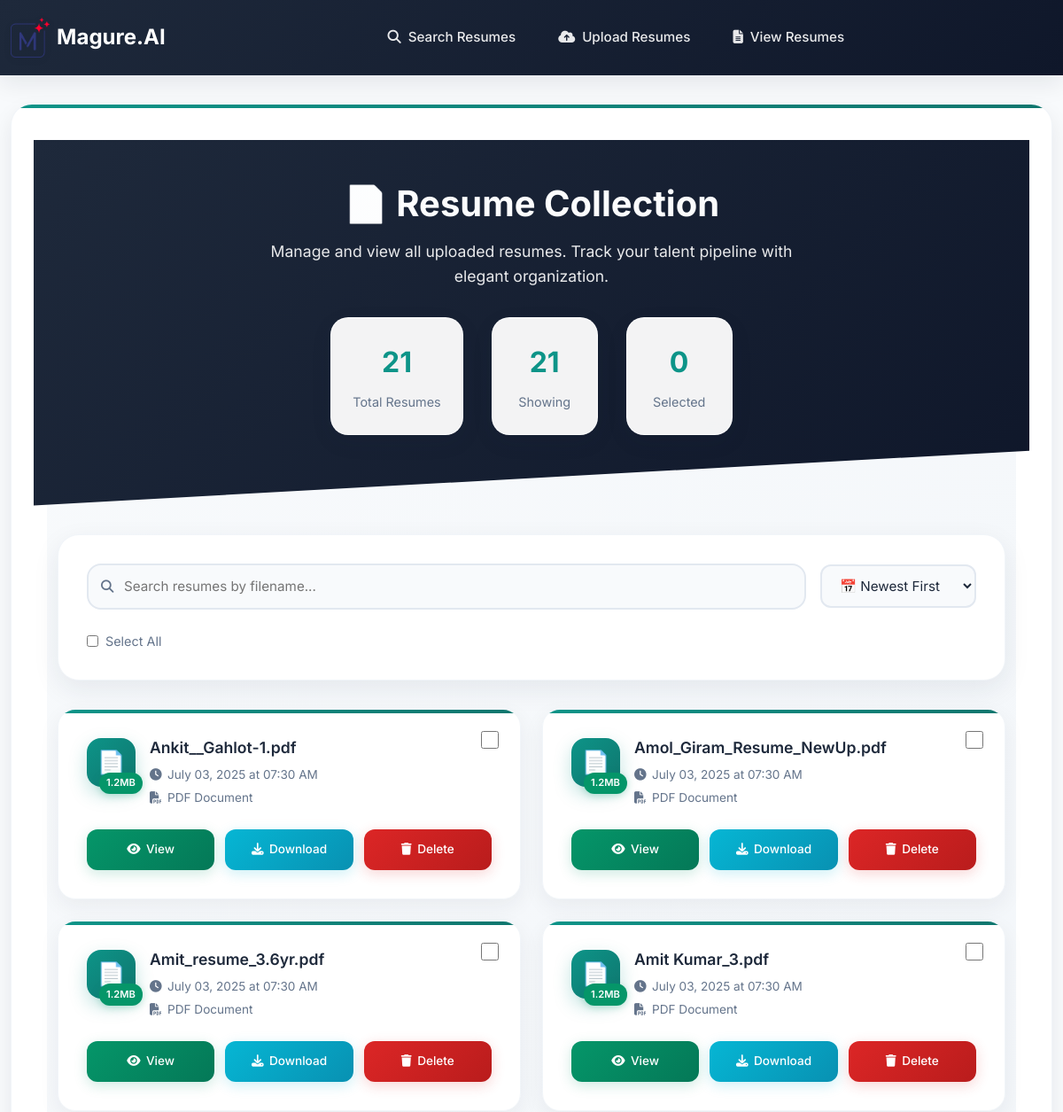
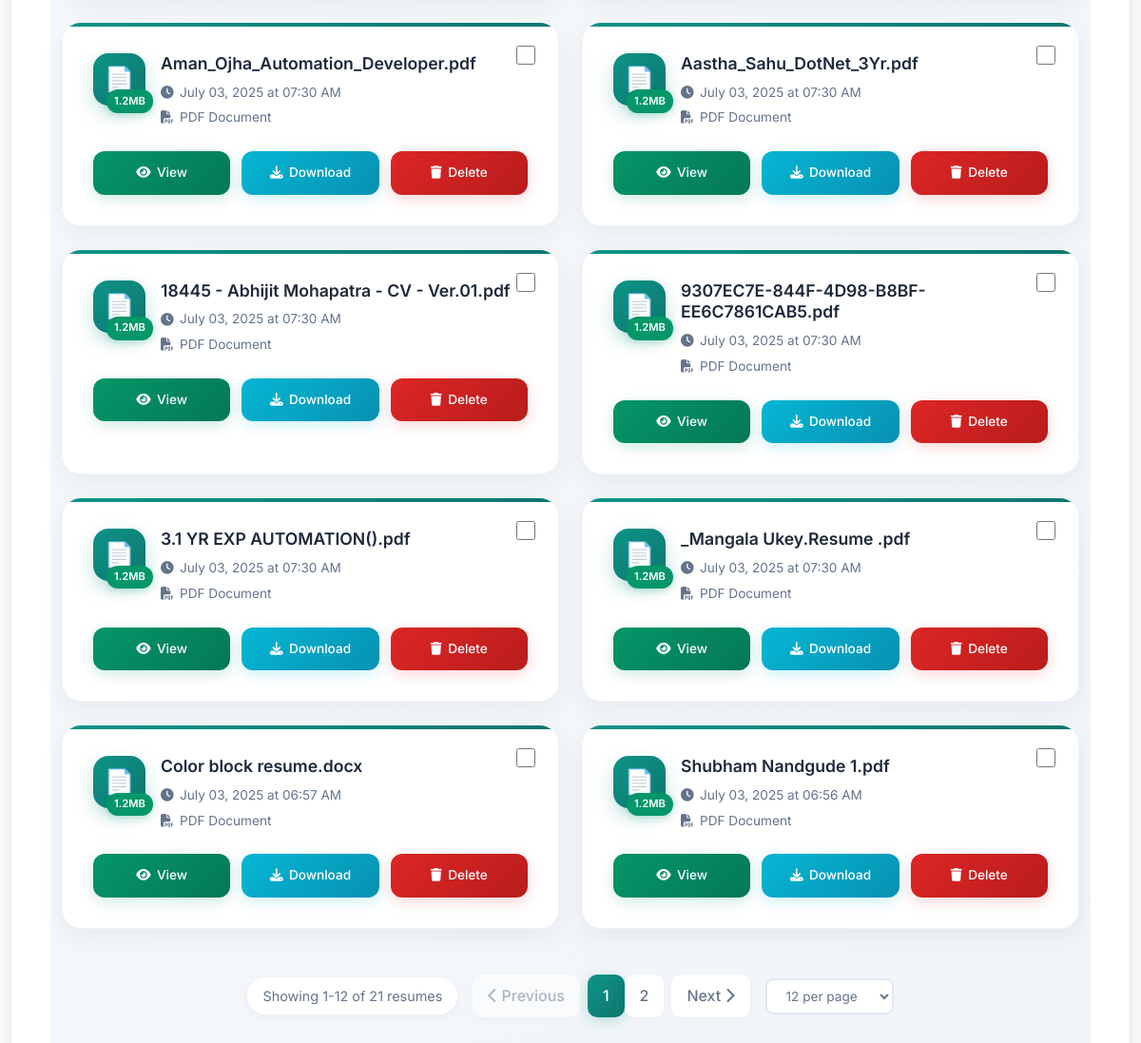
Screenshot of /cvs with the database file from the repository (2 pictures, top to bottom).
### app.py (models this page shows, shortened)
class UploadedCV(db.Model):
    id = db.Column(db.Integer, primary_key=True)
    original_filename = db.Column(db.String(255))
    stored_filename = db.Column(db.String(255), unique=True)
    filepath = db.Column(db.String(255))
    upload_time = db.Column(db.DateTime, default=datetime.utcnow)

### app.py (the view)
@app.route('/cvs')
def cvs():
    uploads = UploadedCV.query.order_by(UploadedCV.upload_time.desc()).all()
    return render_template('cvs.html', uploads=uploads)

### templates/cvs.html (shortened to what this page needs)
{% extends "base.html" %} {% block title %}Uploaded CVs{% endblock %} {% block
content %}
<div class="main-content">
  <div class="hero-section">
    <div class="container">
      <h2>📄 Resume Collection</h2>
      <p class="hero-subtitle">
        Manage and view all uploaded resumes. Track your talent pipeline with
        elegant organization.
      </p>
      {% if uploads %}
      <div class="stats-container">
        <div class="stat-card">
          <span class="stat-number" id="totalCount">{{ uploads|length }}</span>
          <div class="stat-label">Total Resumes</div>
        </div>
        <div class="stat-card">
          <span class="stat-number" id="filteredCount"
            >{{ uploads|length }}</span
          >
          <div class="stat-label">Showing</div>
        </div>
        <div class="stat-card">
          <span class="stat-number" id="selectedCount">0</span>
          <div class="stat-label">Selected</div>
        </div>
      </div>
      {% endif %}
    </div>
  </div>
  <div class="container">
     {% if uploads %}
    <div class="controls-section">
      <div class="search-sort-container">
        <div class="search-box">
          <i class="fas fa-search search-icon"></i>
          <input
            type="text"
            id="searchInput"
            class="search-input"
            placeholder="Search resumes by filename..."
          />
        </div>
        <select id="sortSelect" class="sort-select">
          <option value="date-desc">📅 Newest First</option>
        </select>
      </div>
      <div class="bulk-actions">
        <label class="bulk-select-all">
          <input type="checkbox" id="selectAll" />
          <span>Select All</span>
        </label>
      </div>
    </div>
    <div id="cvGrid" class="cv-grid">
      {% for cv in uploads %}
      <div
        class="cv-card"
        data-filename="{{ cv.original_filename|lower }}"
        data-date="{{ cv.upload_time.isoformat() }}"
        data-size="1024"
      >
        <div class="cv-header">
          <input type="checkbox" class="cv-select" data-cv-id="{{ cv.id }}" />
          <div class="cv-icon-container">
            <div class="cv-icon">📄</div>
            <div class="file-size-badge">1.2MB</div>
          </div>
          <div class="cv-info">
            <h4>{{ cv.original_filename }}</h4>
            <div class="cv-meta">
              <div class="cv-timestamp">
                <i class="fas fa-clock"></i>
                {{ cv.upload_time.strftime('%B %d, %Y at %I:%M %p') }}
              </div>
              <div class="cv-type">
                <i class="fas fa-file-pdf"></i>
                PDF Document
              </div>
            </div>
          </div>
        </div>
        <div class="cv-actions">
          <a
            href="{{ url_for('uploaded_file', filename=cv.stored_filename) }}"
            target="_blank"
            class="action-btn view-btn"
          >
            <i class="fas fa-eye"></i>View
          </a>
          <a
            href="{{ url_for('download', cv_id=cv.id) }}"
            class="action-btn download-btn"
          >
            <i class="fas fa-download"></i>Download
          </a>
          <button
            type="button"
            class="action-btn delete-btn"
            data-cv-id="{{ cv.id }}"
            data-cv-filename="{{ cv.original_filename }}"
            onclick="confirmDelete(this.dataset.cvId, this.dataset.cvFilename)"
          >
            <i class="fas fa-trash"></i>Delete
          </button>
        </div>
      </div>
      {% endfor %}
    </div>
    <div class="pagination-container">
      <div class="pagination-info">
        <span id="paginationInfo"
          >Showing 1-12 of {{ uploads|length }} resumes</span
        >
      </div>
      <div class="pagination-controls">
        <button class="pagination-btn" id="prevPage" disabled>
          <i class="fas fa-chevron-left"></i> Previous
        </button>
        <div id="pageNumbers"></div>
        <button class="pagination-btn" id="nextPage">
          Next <i class="fas fa-chevron-right"></i>
        </button>
      </div>
      <select class="page-size-select" id="pageSize">
        <option value="12">12 per page</option>
      </select>
    </div>
    {% endif %}
  </div>
</div>
{% endblock %}

### templates/base.html (shortened to what this page needs)
<!DOCTYPE html>
<html lang="en">
  <head>
    <link
      href="https://cdn.jsdelivr.net/npm/bootstrap@5.3.3/dist/css/bootstrap.min.css"
      rel="stylesheet"
    />
    <link
      href="https://cdnjs.cloudflare.com/ajax/libs/font-awesome/6.4.0/css/all.min.css"
      rel="stylesheet"
    />
  </head>
  <body>
    <nav class="navbar navbar-expand-lg">
      <div class="container-fluid">
        <a class="navbar-brand" href="{{ url_for('index') }}">
          <img
            src="{{ url_for('static', filename='images/mag_ai_small_logo.png') }}"
            alt="Magure.AI"
            class="navbar-logo"
          />
          <span class="brand-name">Magure.AI</span>
        </a>
        <div
          class="collapse navbar-collapse justify-content-center"
          id="navbarNav"
        >
          <ul class="navbar-nav mx-auto">
            <li class="nav-item">
              <a class="nav-link" href="{{ url_for('index') }}">
                <i class="fas fa-search me-2"></i>Search Resumes
              </a>
            </li>
            <li class="nav-item">
              <a class="nav-link" href="{{ url_for('upload_cv') }}">
                <i class="fas fa-cloud-upload-alt me-2"></i>Upload Resumes
              </a>
            </li>
            <li class="nav-item">
              <a class="nav-link" href="{{ url_for('cvs') }}">
                <i class="fas fa-file-alt me-2"></i>View Resumes
              </a>
            </li>
          </ul>
        </div>
      </div>
    </nav>
    <div class="container">
      <div class="main-container">{% block content %}{% endblock %}</div>
    </div>
  </body>
</html>

### templates/base.html (style rules this page uses)
:root { --primary-gradient: linear-gradient(135deg, #1e293b 0%, #0f172a 100%); --secondary-gradient: linear-gradient(135deg, #0d9488 0%, #0f766e 100%); --accent-gradient: linear-gradient(135deg, #06b6d4 0%, #0891b2 100%); --light-bg: #f8fafc; --surface-bg: #ffffff; --card-shadow: 0 10px 25px rgba(15, 23, 42, 0.08); --hover-shadow: 0 20px 40px rgba(15, 23, 42, 0.15); --text-primary: #1e293b; --text-secondary: #64748b; --text-muted: #94a3b8; --border-color: #e2e8f0; --border-light: #f1f5f9; --primary-color: #0d9488; --primary-hover: #0f766e; --success-color: #059669; --warning-color: #d97706; --danger-color: #dc2626; }
* { font-family: "Inter", -apple-system, BlinkMacSystemFont, sans-serif; }
body { background: var(--light-bg); color: var(--text-primary); line-height: 1.6; }
.navbar { background: var(--primary-gradient) !important; box-shadow: var(--card-shadow); padding: 1rem 0; border: none; }
.navbar-brand { font-weight: 700; font-size: 1.5rem; color: white !important; text-decoration: none; display: flex; align-items: center; gap: 0.5rem; transition: all 0.3s ease; padding: 0.25rem 0; }
.navbar-logo { height: 45px; width: auto; max-width: 200px; transition: all 0.3s ease; filter: brightness(1.1) drop-shadow(0 2px 4px rgba(0, 0, 0, 0.1)); object-fit: contain; }
.navbar-nav .nav-link { color: rgba(255, 255, 255, 0.9) !important; font-weight: 500; font-size: 0.95rem; padding: 0.75rem 1.25rem !important; margin: 0 0.25rem; border-radius: 12px; transition: all 0.3s ease; position: relative; }
.container { max-width: 1200px; }
.main-container { background: var(--surface-bg); border-radius: 24px; box-shadow: var(--card-shadow); padding: 2.5rem; margin-top: 2rem; border: 1px solid var(--border-light); transition: all 0.3s ease; position: relative; overflow: hidden; }
.main-container::before { content: ""; position: absolute; top: 0; left: 0; right: 0; height: 4px; background: var(--secondary-gradient); border-radius: 24px 24px 0 0; }

### rows the page displays
UploadedCV: original_filename "Ankit__Gahlot-1.pdf", upload_time "July 03, 2025 at 07:30 AM"
UploadedCV: original_filename "Amol_Giram_Resume_NewUp.pdf", upload_time "July 03, 2025 at 07:30 AM"
UploadedCV: original_filename "Amit_resume_3.6yr.pdf", upload_time "July 03, 2025 at 07:30 AM"
UploadedCV: original_filename "Amit Kumar_3.pdf", upload_time "July 03, 2025 at 07:30 AM"
UploadedCV: original_filename "Aman_Ojha_Automation_Developer.pdf", upload_time "July 03, 2025 at 07:30 AM"
UploadedCV: original_filename "Aastha_Sahu_DotNet_3Yr.pdf", upload_time "July 03, 2025 at 07:30 AM"
UploadedCV: original_filename "18445 - Abhijit Mohapatra - CV - Ver.01.pdf", upload_time "July 03, 2025 at 07:30 AM"
UploadedCV: original_filename "9307EC7E-844F-4D98-B8BF-EE6C7861CAB5.pdf", upload_time "July 03, 2025 at 07:30 AM"
UploadedCV: original_filename "3.1 YR EXP AUTOMATION().pdf", upload_time "July 03, 2025 at 07:30 AM"
UploadedCV: original_filename "_Mangala Ukey.Resume .pdf", upload_time "July 03, 2025 at 07:30 AM"
UploadedCV: original_filename "Color block resume.docx", upload_time "July 03, 2025 at 06:57 AM"
UploadedCV: original_filename "Shubham Nandgude 1.pdf", upload_time "July 03, 2025 at 06:56 AM"

### other values shown
{{ uploads|length }} "21"
